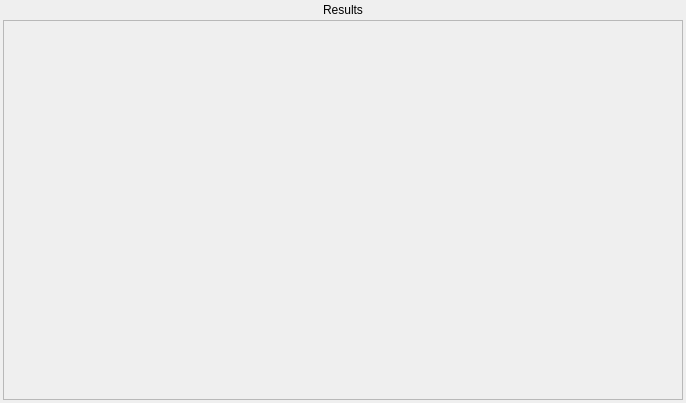
<?xml version="1.0" encoding="UTF-8"?>
<ui version="4.0">
 <class>dupes_list</class>
 <widget class="QDialog" name="dupes_list">
  <property name="geometry">
   <rect>
    <x>0</x>
    <y>0</y>
    <width>686</width>
    <height>403</height>
   </rect>
  </property>
  <property name="windowTitle">
   <string>Dialog</string>
  </property>
  <layout class="QVBoxLayout" name="verticalLayout">
   <property name="spacing">
    <number>3</number>
   </property>
   <property name="leftMargin">
    <number>3</number>
   </property>
   <property name="topMargin">
    <number>3</number>
   </property>
   <property name="rightMargin">
    <number>3</number>
   </property>
   <property name="bottomMargin">
    <number>3</number>
   </property>
   <item>
    <widget class="QLabel" name="res_label">
     <property name="text">
      <string>Results</string>
     </property>
     <property name="alignment">
      <set>Qt::AlignCenter</set>
     </property>
    </widget>
   </item>
   <item>
    <widget class="QScrollArea" name="scrollArea">
     <property name="widgetResizable">
      <bool>true</bool>
     </property>
     <widget class="QWidget" name="res_content_area">
      <property name="geometry">
       <rect>
        <x>0</x>
        <y>0</y>
        <width>678</width>
        <height>374</height>
       </rect>
      </property>
     </widget>
    </widget>
   </item>
  </layout>
 </widget>
 <resources/>
 <connections/>
</ui>
